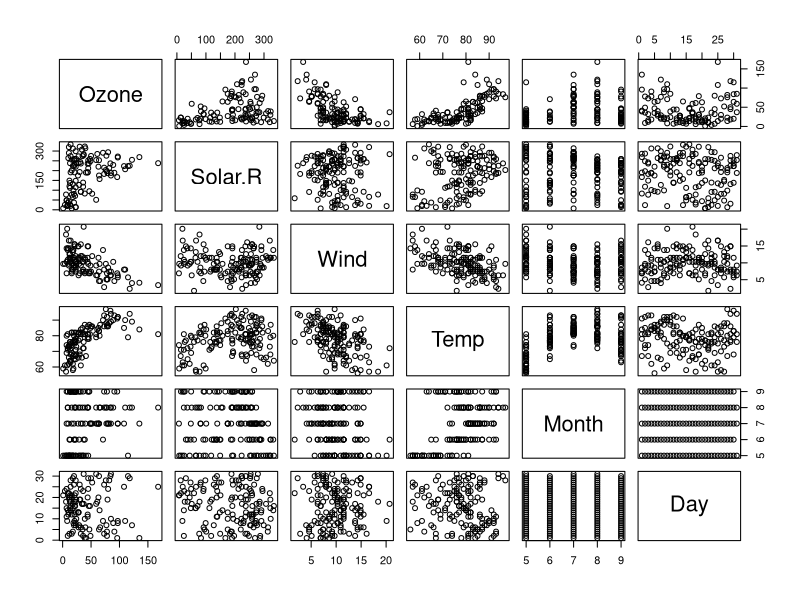
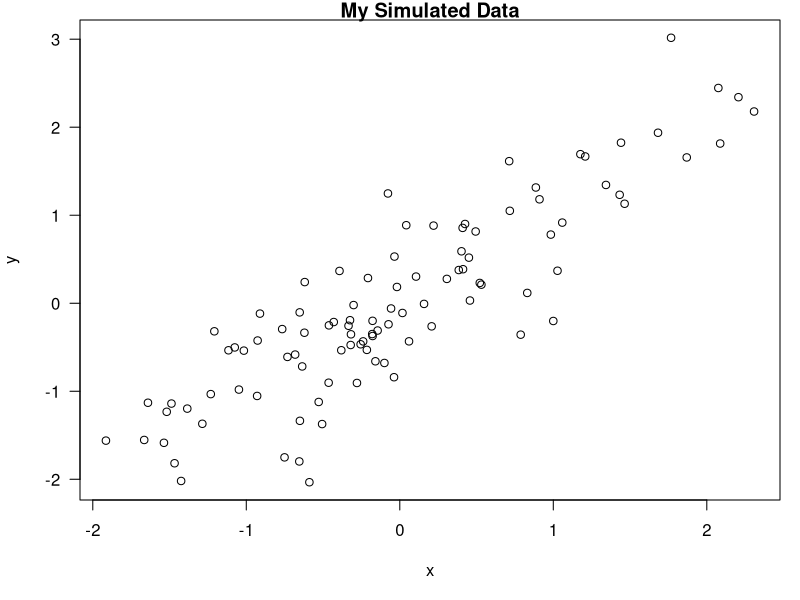
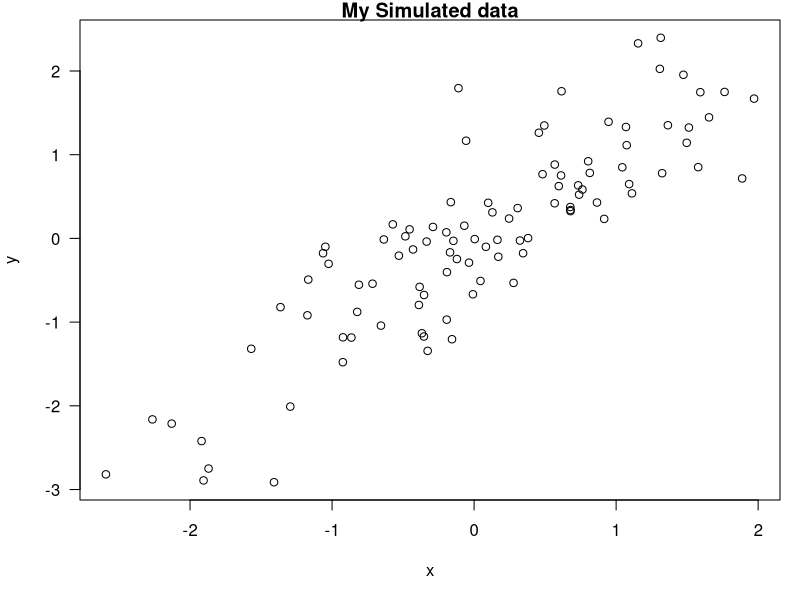

Here is the R script that generated these plots, in order:
## ---- chunk 1
library(datasets)
data(airquality)
summary(airquality)
## ---- chunk 2
pairs(airquality)
## ---- chunk 3
library(stats)
fit <- lm(Ozone ~ Wind + Solar.R + Temp, data = airquality)
summary(fit)
## ---- chunk 4
set.seed(1)
x <- rnorm(100)
mean(x)
## ---- chunk 5
set.seed(1)
x <- rnorm(100)
mean(x)
## ---- chunk 6
time <- format(Sys.time(), "%a %b %d %X %Y")
rand <- rnorm(1)
## ---- chunk 7
x <- rnorm(100); y <- x + rnorm(100, sd = 0.5)
## ---- chunk 8
par(mar = c(5, 4, 1, 1), las = 1)
plot(x, y, main = "My Simulated Data")
## ---- chunk 9
library(datasets)
data(airquality)
fit <- lm(Ozone~ Wind + Temp + Solar.R, data = airquality)
## ---- chunk 10
library(xtable)
xt <- xtable(summary(fit))
print(xt, type = "html")
## ---- chunk 11
library(knitr)
opts_chunk$set(echo = FALSE, results = "hide")
## ---- chunk 12
x <- rnorm(100); y <- x + rnorm(100, sd = 0.5)
## ---- chunk 13
par(mar = c(5, 4, 1, 1), las = 1)
plot(x, y, main = "My Simulated data")
## ---- chunk 14
num <- 50
